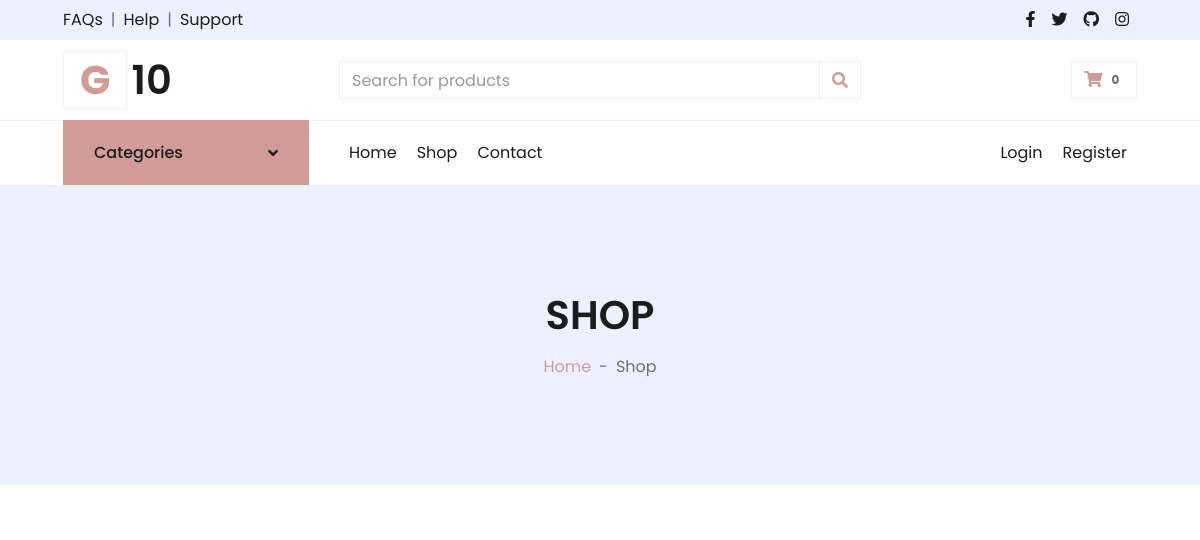
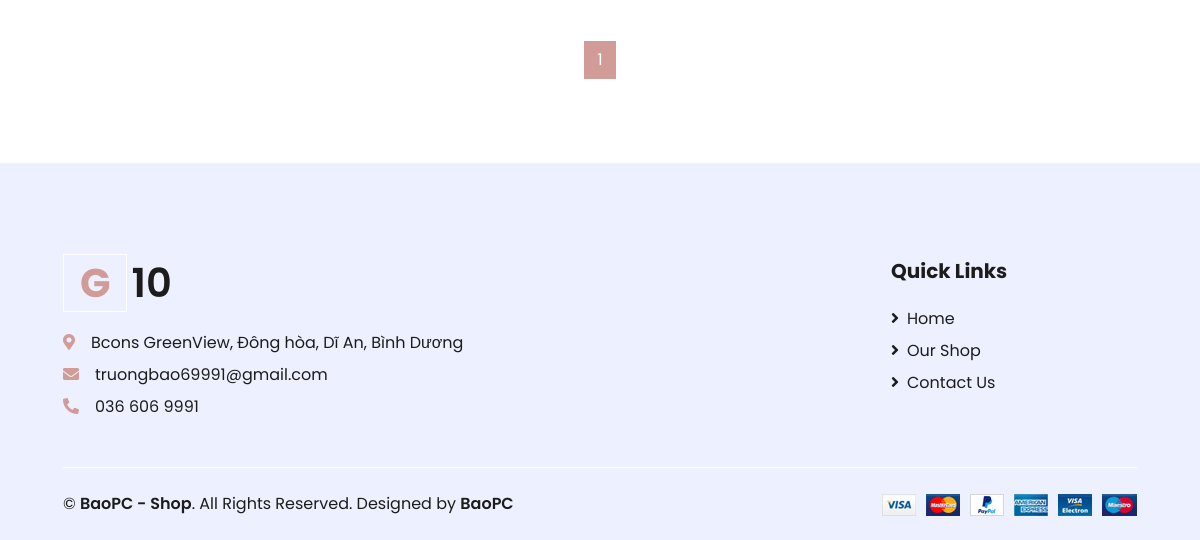
The app's page /shop/?category=Jeans, older data (2 pictures, top to bottom).
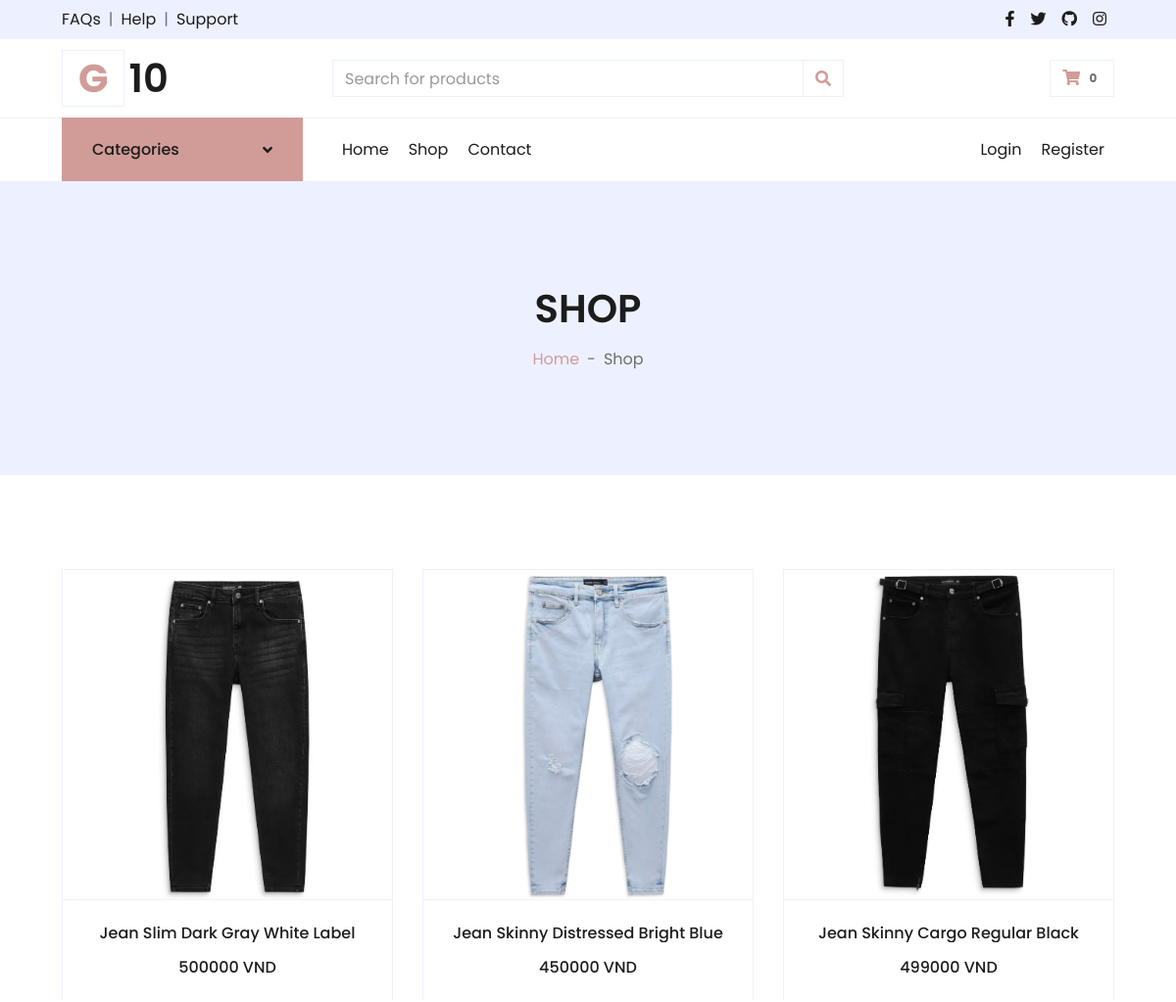
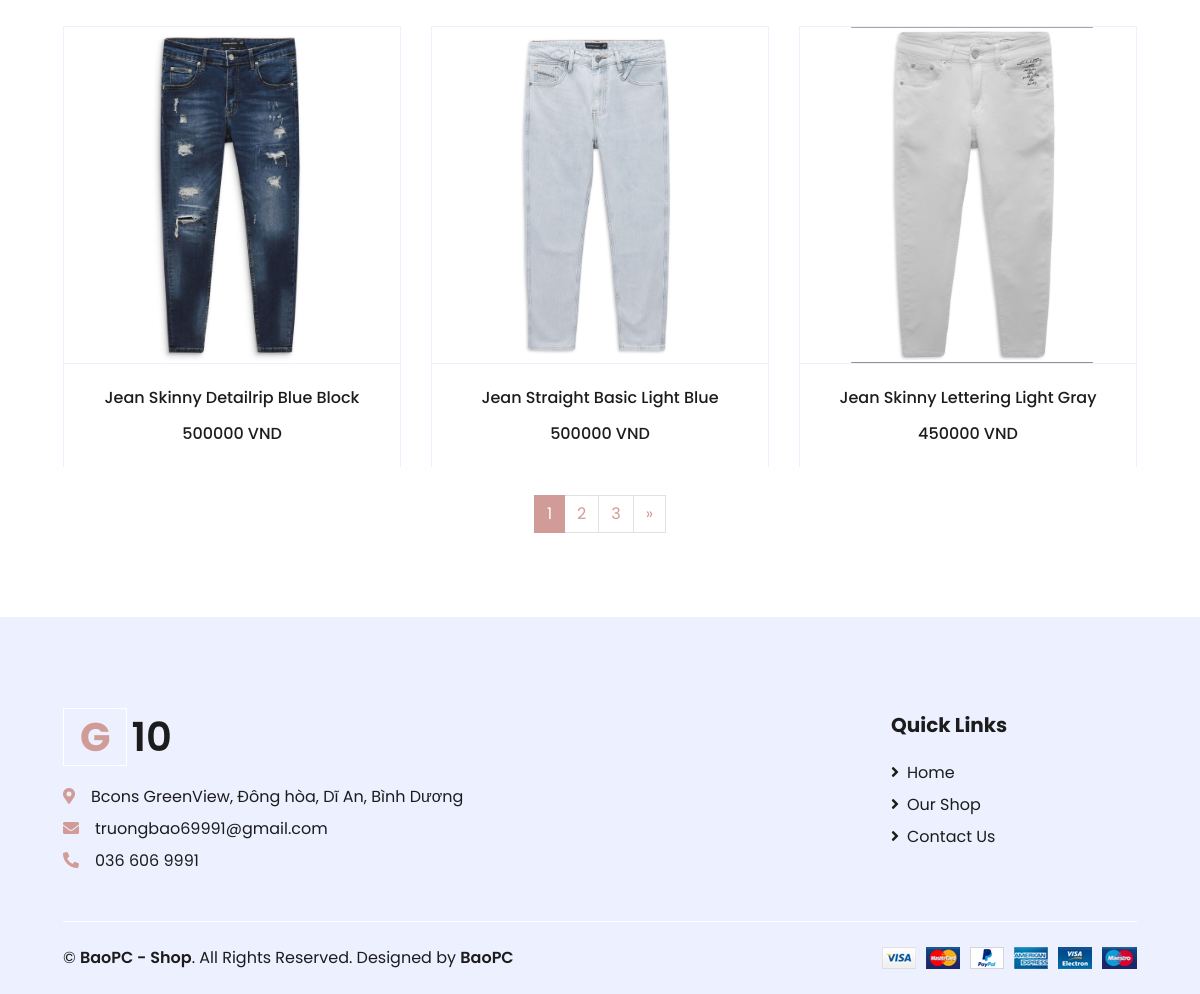
The same page, newer data (2 pictures, top to bottom).
### onlineshop/models.py (models this page shows, shortened)
class Product(models.Model):
    name = models.CharField(max_length=255)
    price = models.IntegerField()
    description = models.CharField(max_length=255)
    image = models.ImageField(null=True)
    category = models.CharField(max_length=255)
    purchase_count = models.IntegerField(default=0)

### onlineshop/views.py (the view)
# urls.py: path('shop/', views.shop, name='shop'),
@csrf_exempt
def shop(request):
    category_name = request.GET.get('category')
    if category_name:
        products = Product.objects.filter(category=category_name)
    else:
        products = Product.objects.all()
    paginator = Paginator(products, 6)
    page = request.GET.get('page')
    try:
        products = paginator.page(page)
    except PageNotAnInteger:
        products = paginator.page(1)
    except EmptyPage:
        products = paginator.page(paginator.num_pages)
    return render(request, 'shop.html', {'products': products, 'category_name': category_name})

### onlineshop/templatetags/custom_filters.py (called while the page is built)
@register.filter
def calculate_total(cart):
    total_price = sum(item['price'] * item['quantity'] for item in cart)
    return round(total_price, 2)

### onlineshop/templates/shop.html (shortened to what this page needs)
    {% extends 'base.html' %}
    {% load static %}
    {% block content %}
    <div class="container-fluid bg-secondary mb-5">
        <div class="d-flex flex-column align-items-center justify-content-center" style="min-height: 300px">
            <h1 class="font-weight-semi-bold text-uppercase mb-3">Shop</h1>
            <div class="d-inline-flex">
                <p class="m-0"><a href="/index">Home</a></p>
                <p class="m-0 px-2">-</p>
                <p class="m-0">Shop</p>
            </div>
        </div>
    </div>
    <div class="container-fluid pt-5">
        <div class="row px-xl-5">
            <div class="col-lg-12 col-md-12">
                <div class="row pb-3">
                    {% for product in products %}
                    <div class="col-lg-4 col-md-6 col-sm-12 pb-1">
                        <div class="card product-item border-0 mb-4">
                            <div class="card-header product-img position-relative overflow-hidden bg-transparent border p-0">
                                <a href="{% url 'product_detail' product.id %}">
                                    <img class="img-fluid w-100" style="width: 600px;" src="{{product.image.url}}" alt="">
                                </a>
                            </div>
                            <div class="card-body border-left border-right text-center p-0 pt-4 pb-3">
                                <h6 class="text-truncate mb-3">{{product.name}}</h6>
                                <div class="d-flex justify-content-center"><h6>{{product.price}} VND</h6></div>
                            </div>
                        </div>
                    </div>
                    {% endfor %}
                    <div class="col-12 pb-1">
                        <nav aria-label="Page navigation">
                            <ul class="pagination justify-content-center mb-3">
                                {% for i in products.paginator.page_range %}
                                <li class="page-item{% if i == products.number %} active{% endif %}">
                                    <a class="page-link" href="?{% if category_name %}category={{ category_name }}&{% endif %}page={{ i }}">{{ i }}</a>
                                </li>
                                {% endfor %}
                                {% if products.has_next %}
                                <li class="page-item">
                                    <a class="page-link" href="?{% if category_name %}category={{ category_name }}&{% endif %}page={{ products.next_page_number }}" aria-label="Next">
                                        <span aria-hidden="true">&raquo;</span>
                                    </a>
                                </li>
                                {% endif %}
                            </ul>
                        </nav>
                    </div>
                </div>
            </div>
        </div>
    </div>
    {% endblock content %}

### onlineshop/templates/base.html (shortened to what this page needs)
{% load static %}
{% load custom_filters %}
<!DOCTYPE html>
<html lang="en">
<head>
    <link href="https://cdnjs.cloudflare.com/ajax/libs/font-awesome/5.10.0/css/all.min.css" rel="stylesheet">
    <link href='{% static "lib/owlcarousel/assets/owl.carousel.min.css" %}' rel="stylesheet">
    <link href='{% static "css/style.css" %}' rel="stylesheet">
</head>
<body>
    <div class="container-fluid">
        <div class="row bg-secondary py-2 px-xl-5">
            <div class="col-lg-6 d-none d-lg-block">
                <div class="d-inline-flex align-items-center">
                    <a class="text-dark" href="">FAQs</a>
                    <span class="text-muted px-2">|</span>
                    <a class="text-dark" href="">Help</a>
                    <span class="text-muted px-2">|</span>
                    <a class="text-dark" href="">Support</a>
                </div>
            </div>
            <div class="col-lg-6 text-center text-lg-right">
                <div class="d-inline-flex align-items-center">
                    <a class="text-dark px-2" href="https://www.facebook.com/b40s13upr0v1p/">
                        <i class="fab fa-facebook-f"></i>
                    </a>
                    <a class="text-dark px-2" href="https://twitter.com/ChBoTrng2">
                        <i class="fab fa-twitter"></i>
                    </a>
                    <a class="text-dark px-2" href="https://github.com/BaoPC">
                        <i class="fab fa-github"></i>
                    </a>
                    <a class="text-dark px-2" href="https://www.instagram.com/b401t/">
                        <i class="fab fa-instagram"></i>
                    </a>
                </div>
            </div>
        </div>
        <div class="row align-items-center py-3 px-xl-5">
            <div class="col-lg-3 d-none d-lg-block">
                <a href="/index/" class="text-decoration-none">
                    <h1 class="m-0 display-5 font-weight-semi-bold"><span class="text-primary font-weight-bold border px-3 mr-1">G</span>10</h1>
                </a>
            </div>
            <div class="col-lg-6 col-6 text-left">
                <form action="">
                    <div class="input-group">
                        <input type="text" class="form-control" placeholder="Search for products">
                        <div class="input-group-append">
                            <span class="input-group-text bg-transparent text-primary">
                                <i class="fa fa-search"></i>
                            </span>
                        </div>
                    </div>
                </form>
            </div>
            {% if request.path != "/cart/" and request.path != "/checkout/" %}
                <div class="col-lg-3 col-6 text-right">
                    <a href="/cart" class="btn border">
                        <i class="fas fa-shopping-cart text-primary"></i>
                        <span class="badge">{% for item in request.session.cart %}{{ item.quantity }}-{% endfor %}</span>
                    </a>
                </div>
            {% endif %}
        </div>
    </div>
    <div class="container-fluid">
        <div class="row border-top px-xl-5">
            <div class="col-lg-3 d-lg-block" style="z-index: 900; position: relative;">
                <a class="btn shadow-none d-flex align-items-center justify-content-between bg-primary text-white w-100" data-toggle="collapse" href="#navbar-vertical" style="height: 65px; margin-top: -1px; padding: 0 30px;">
                    <h6 class="m-0">Categories</h6>
                    <i class="fa fa-angle-down text-dark"></i>
                </a>
            </div>
            <div class="col-lg-9">
                <nav class="navbar navbar-expand-lg bg-light navbar-light py-3 py-lg-0 px-0">
                    <div class="collapse navbar-collapse justify-content-between" data-target="#navbarCollapse" id="navbarCollapse">
                        <div class="navbar-nav mr-auto py-0">
                            <a href="/index" class="nav-item nav-link ">Home</a>
                            <a href="/shop" class="nav-item nav-link">Shop</a>
                            <a href="/contact" class="nav-item nav-link">Contact</a>
                        </div>
                        {% if user.username %}
                            <div class="navbar-nav ml-auto py-0">
                                <a href="/profile/" class="nav-item nav-link">Logged in as {{user.username}}</a>
                                <a href="{% url 'logout' %}" class="nav-item nav-link">Logout</a>
                            </div>
                        {% else %}
                            {% if request.user.is_authenticated %}
                                <div class="navbar-nav ml-auto py-0">
                                    <a href="{% url 'logout' %}" class="nav-item nav-link">Logout</a>
                                </div>
                            {% else %}
                                <div class="navbar-nav ml-auto py-0">
                                    <a href="/login" class="nav-item nav-link">Login</a>
                                    <a href="/register" class="nav-item nav-link">Register</a>
                                </div>
                            {% endif %}
                        {% endif %}
                    </div>
                </nav>
            </div>
        </div>
    </div>
    {% block content %}
    {% endblock content %}
    <div class="container-fluid bg-secondary text-dark mt-5 pt-5">
        <div class="row px-xl-5 pt-5">
            <div class="col-lg-9 col-md-12 mb-5 pr-3 pr-xl-5">
                <a href="" class="text-decoration-none">
                    <h1 class="mb-4 display-5 font-weight-semi-bold"><span class="text-primary font-weight-bold border border-white px-3 mr-1">G</span>10</h1>
                </a>
                <p class="mb-2"><i class="fa fa-map-marker-alt text-primary mr-3"></i>Bcons GreenView, Đông hòa, Dĩ An, Bình Dương</p>
                <p class="mb-2"><i class="fa fa-envelope text-primary mr-3"></i>truongbao69991@gmail.com</p>
                <p class="mb-0"><i class="fa fa-phone-alt text-primary mr-3"></i>036 606 9991</p>
            </div>
            <div class="col-lg-3 col-md-12">
                <div class="row">
                    <div class="col-md-12 mb-5">
                        <h5 class="font-weight-bold text-dark mb-4">Quick Links</h5>
                        <div class="d-flex flex-column justify-content-start">
                            <a class="text-dark mb-2" href='/index'><i class="fa fa-angle-right mr-2"></i>Home</a>
                            <a class="text-dark mb-2" href='/shop'><i class="fa fa-angle-right mr-2"></i>Our Shop</a>
                            <a class="text-dark" href='/contact'><i class="fa fa-angle-right mr-2"></i>Contact Us</a>
                        </div>
                    </div>
                </div>
            </div>
        </div>
        <div class="row border-top border-light mx-xl-5 py-4">
            <div class="col-md-6 px-xl-0">
                <p class="mb-md-0 text-center text-md-left text-dark">
                    &copy; <a class="text-dark font-weight-semi-bold" href="#">BaoPC - Shop</a>. All Rights Reserved. Designed
                    by
                    <a class="text-dark font-weight-semi-bold" href="https://www.facebook.com/b40s13upr0v1p/">BaoPC</a>
                </p>
            </div>
            <div class="col-md-6 px-xl-0 text-center text-md-right">
                <img class="img-fluid" src='{% static "img/payments.png" %}' alt="">
            </div>
        </div>
    </div>
</body>
</html>

Row changes from the older to the newer data that the page shows:
added Product: image (picture), name "Jean Slim Dark Gray White Label", price "500000"
added Product: image (picture), name "Jean Skinny Distressed Bright Blue", price "450000"
added Product: image (picture), name "Jean Skinny Cargo Regular Black", price "499000"
added Product: image (picture), name "Jean Skinny Detailrip Blue Block", price "500000"
added Product: image (picture), name "Jean Straight Basic Light Blue", price "500000"
added Product: image (picture), name "Jean Skinny Lettering Light Gray", price "450000"
Text that changed along with them:
new list line: "2"
new list line: "3"
